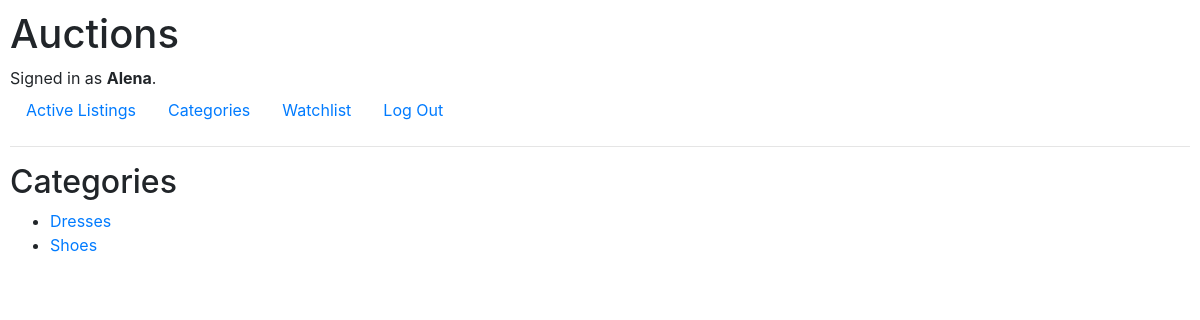
Page /categories (signed in) on the committed database.
### auctions/models.py (models this page shows, shortened)
class User(AbstractUser):
    pass

class Category(models.Model):
    title = models.CharField(max_length=64)

### auctions/views.py (the view)
# urls.py: path("categories", views.categories, name="categories"),
def categories(request):
    return render(request, "auctions/categories.html", {
        "categories": Category.objects.all()
    })

### auctions/templates/auctions/categories.html
{% extends "auctions/layout.html" %}
{% block body %}
    <h2>Categories</h2>
    <ul>
    {% for category in categories %}
        <li><a href="{% url 'category' category.id %}">{{ category.title }}</a></li>
    {% endfor %}
    </ul>
{% endblock %}

### auctions/templates/auctions/layout.html (shortened to what this page needs)
{% load static %}
<!DOCTYPE html>
<html lang="en">
    <head>
        <link rel="stylesheet" href="https://stackpath.bootstrapcdn.com/bootstrap/4.4.1/css/bootstrap.min.css">
        <link href="{% static 'auctions/styles.css' %}" rel="stylesheet">
    </head>
    <body>
        <h1>Auctions</h1>
        <div>
            {% if user.is_authenticated %}
                Signed in as <strong>{{ user.username }}</strong>.
            {% else %}
                Not signed in.
            {% endif %}
        </div>
        <ul class="nav">
            <li class="nav-item">
                <a class="nav-link" href="{% url 'index' %}">Active Listings</a>
            </li>
            <li class="nav-item">
                <a class="nav-link" href="{% url 'categories' %}">Categories</a>
            </li>
            <li class="nav-item">
                <a class="nav-link" href="{% url 'watchlist' %}">Watchlist</a>
            </li>
            {% if user.is_authenticated %}
                <li class="nav-item">
                    <a class="nav-link" href="{% url 'logout' %}">Log Out</a>
                </li>
            {% endif %}
        </ul>
        <hr>
        {% block body %}
        {% endblock %}
    </body>
</html>

### auctions/static/auctions/styles.css (style rules this page uses)
body { padding: 10px; }

### rows in the picture
User: username "Alena"
Category: title "Dresses"
Category: title "Shoes"
